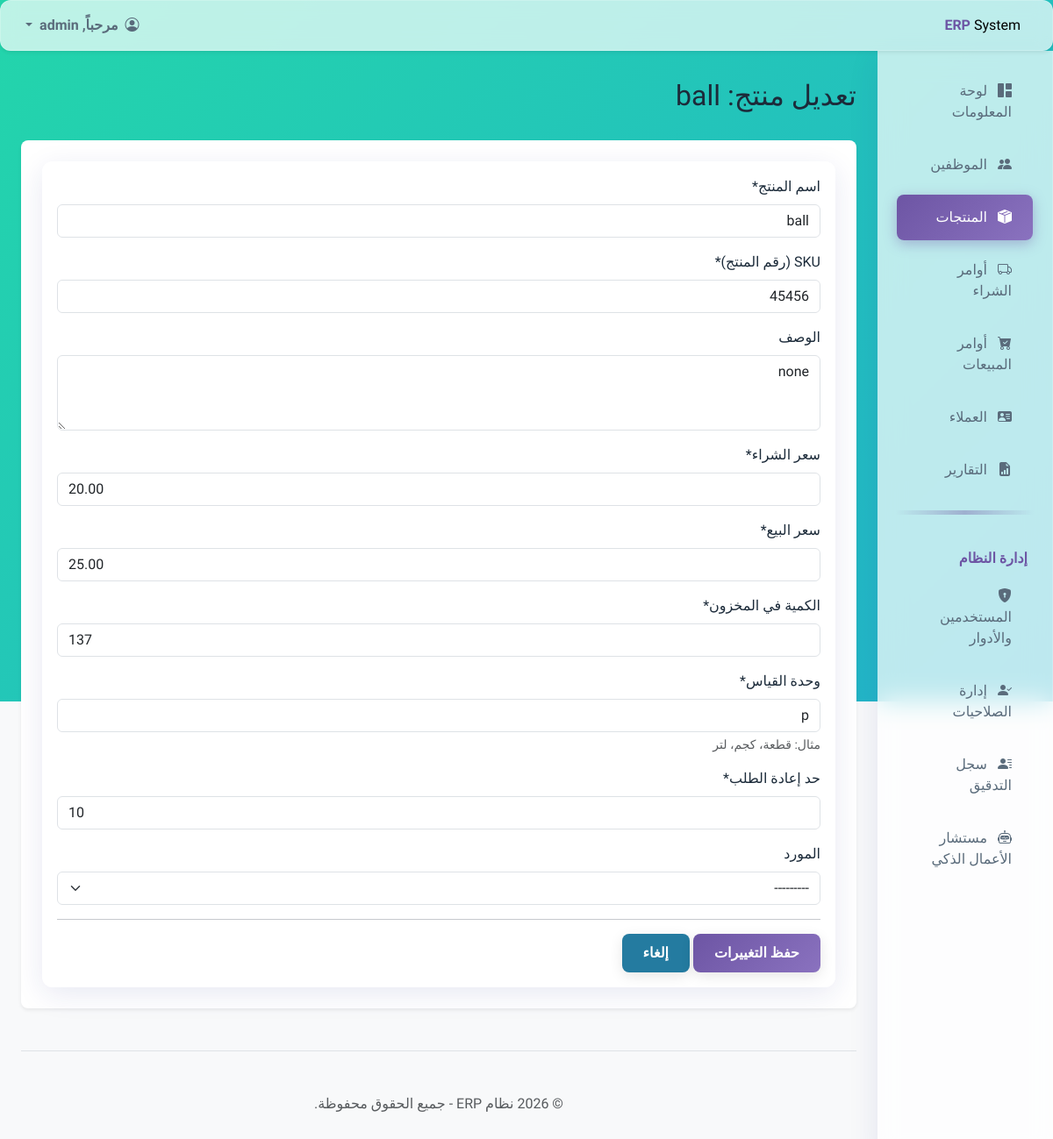
The app's page /products/products/3/edit/ (signed in) with its own data.
### inventory/models.py (models this page shows, shortened)
class Product(models.Model):
    name = models.CharField(max_length=200, unique=True, verbose_name="اسم المنتج")
    description = models.TextField(blank=True, null=True, verbose_name="الوصف")
    sku = models.CharField(max_length=50, unique=True, verbose_name="SKU (رقم المنتج)")
    purchase_price = models.DecimalField(max_digits=10, decimal_places=2, verbose_name="سعر الشراء")
    sale_price = models.DecimalField(max_digits=10, decimal_places=2, verbose_name="سعر البيع")
    quantity_in_stock = models.PositiveIntegerField(default=0, verbose_name="الكمية في المخزون")
    unit_of_measure = models.CharField(max_length=50, verbose_name="وحدة القياس", help_text="مثال: قطعة، كجم، لتر")
    supplier = models.ForeignKey(Supplier, on_delete=models.SET_NULL, null=True, blank=True, verbose_name="المورد")
    reorder_level = models.PositiveIntegerField(default=10, verbose_name="حد إعادة الطلب")
    daily_consumption_rate = models.DecimalField(
        max_digits=10,
        decimal_places=2,
        default=0.00,
        verbose_name="متوسط الاستهلاك اليومي"
    )
    prediction_last_updated = models.DateTimeField(
        null=True,
        blank=True,
        verbose_name="آخر تحديث للتنبؤ"
    )
    history = HistoricalRecords()
    class Meta:
        verbose_name = "المنتج"
        verbose_name_plural = "المنتجات"

class Supplier(models.Model):
    name = models.CharField(max_length=200, unique=True, verbose_name="اسم المورد")
    contact_person = models.CharField(max_length=100, blank=True, null=True, verbose_name="الشخص المسؤول")
    phone_number = models.CharField(max_length=20, blank=True, null=True, verbose_name="رقم الهاتف")
    email = models.EmailField(blank=True, null=True, verbose_name="البريد الإلكتروني")
    address = models.TextField(blank=True, null=True, verbose_name="العنوان")
    def __str__(self):
        return self.name
    class Meta:
        verbose_name = "المورد"
        verbose_name_plural = "الموردين"

### inventory/views.py (the view)
# urls.py: path('<int:pk>/edit/', views.product_update_view, name='product_edit'),
@login_required
@permission_required('inventory.change_product', raise_exception=True)
def product_update_view(request, pk):
    product = get_object_or_404(Product, pk=pk)
    form = ProductForm(request.POST or None, instance=product)
    if form.is_valid():
        form.save()
        return redirect('product_list')
    return render(request, 'inventory/product_form.html', {'form': form, 'product': product})

### inventory/forms.py
class ProductForm(forms.ModelForm):
    class Meta:
        model = Product
        fields = [
            'name',
            'sku',
            'description',
            'purchase_price',
            'sale_price',
            'quantity_in_stock',
            'unit_of_measure',
            'reorder_level',
            'supplier'
        ]
        widgets = {
            'name': forms.TextInput(attrs={'class': 'form-control'}),
            'sku': forms.TextInput(attrs={'class': 'form-control'}),
            'description': forms.Textarea(attrs={'class': 'form-control', 'rows': 3}),
            'purchase_price': forms.NumberInput(attrs={'class': 'form-control'}),
            'sale_price': forms.NumberInput(attrs={'class': 'form-control'}),
            'quantity_in_stock': forms.NumberInput(attrs={'class': 'form-control'}),
            'unit_of_measure': forms.TextInput(attrs={'class': 'form-control'}),
            'reorder_level': forms.NumberInput(attrs={'class': 'form-control'}),
            'supplier': forms.Select(attrs={'class': 'form-select'}), # form-select for dropdowns
        }

### inventory/templates/inventory/product_form.html (shortened to what this page needs)
{% extends "base.html" %}
{% load crispy_forms_tags %}
{% block page_title %}
    {% if form.instance.pk %}
        تعديل منتج: {{ product.name }}
    {% else %}
        إضافة منتج جديد
    {% endif %}
{% endblock %}
{% block content %}
<div class="card">
    <div class="card-body">
        <form method="post">
            {{ form|crispy }}
            <hr>
            <button type="submit" class="btn btn-success">
                {% if form.instance.pk %}حفظ التغييرات{% else %}إضافة منتج{% endif %}
            </button>
            <a href="{% url 'product_list' %}" class="btn btn-secondary">إلغاء</a>
        </form>
    </div>
</div>
{% endblock %}

### templates/base.html (shortened to what this page needs)
{% load static %}
<!doctype html>
<html lang="ar" dir="rtl">
<head>
  <link rel="stylesheet" href="https://cdn.jsdelivr.net/npm/bootstrap@5.3.2/dist/css/bootstrap.rtl.min.css"
>
  <link rel="stylesheet" href="https://cdn.jsdelivr.net/npm/bootstrap-icons@1.11.3/font/bootstrap-icons.min.css">
  <link rel="stylesheet" href="https://cdnjs.cloudflare.com/ajax/libs/animate.css/4.1.1/animate.min.css" />
  <link rel="stylesheet" href="{% static 'css/custom.css' %}?v=1.4">
</head>
<body class="bg-light">
  <header class="navbar navbar-expand-lg navbar-light bg-white sticky-top flex-md-nowrap p-2 shadow-sm">
    <div class="container-fluid">
      <a class="navbar-brand col-md-3 col-lg-2 me-0 px-3 fs-6" href="{% url 'dashboard' %}">
        <strong>ERP</strong> System
      </a>
      <div class="navbar-nav">
        <div class="nav-item dropdown">
          <a class="nav-link dropdown-toggle" href="#" role="button" data-bs-toggle="dropdown" aria-expanded="false">
            <i class="bi bi-person-circle me-1"></i>
            مرحباً, {{ user.username }}
          </a>
        </div>
      </div>
    </div>
  </header>
  <div class="container-fluid">
    <div class="row">
      <nav id="sidebarMenu" class="col-md-3 col-lg-2 d-md-block sidebar collapse">
        <div class="position-sticky pt-3">
          <ul class="nav flex-column">
            <li class="nav-item">
              <a class="nav-link {% if request.resolver_match.url_name == 'dashboard' %}active{% endif %}"
                href="{% url 'dashboard' %}">
                <i class="bi bi-grid-1x2-fill me-2"></i>
                لوحة المعلومات
              </a>
            </li>
            {% if perms.employees.view_employee %}
            <li class="nav-item">
              <a class="nav-link {% if 'employee' in request.resolver_match.url_name %}active{% endif %}"
                href="{% url 'employee_list' %}">
                <i class="bi bi-people-fill me-2"></i>
                الموظفين
              </a>
            </li>
            {% endif %}
            {% if perms.inventory.view_product %}
            <li class="nav-item">
              <a class="nav-link {% if 'product' in request.resolver_match.url_name %}active{% endif %}"
                href="{% url 'product_list' %}">
                <i class="bi bi-box-seam-fill me-2"></i> المنتجات
              </a>
            </li>
            {% endif %}
            {% if perms.inventory.view_purchaseorder %}
            <li class="nav-item">
              <a class="nav-link {% if 'purchase_order' in request.resolver_match.url_name %}active{% endif %}"
                href="{% url 'purchase_order_list' %}">
                <i class="bi bi-truck me-2"></i> أوامر الشراء
              </a>
            </li>
            {% endif %}
            {% if perms.sales.view_salesorder %}
            <li class="nav-item">
              <a class="nav-link {% if 'sales_order' in request.resolver_match.url_name %}active{% endif %}"
                href="{% url 'sales_order_list' %}">
                <i class="bi bi-cart-check-fill me-2"></i> أوامر المبيعات
              </a>
            </li>
            {% endif %}
            {% if perms.sales.view_customer %}
            <li class="nav-item">
              <a class="nav-link {% if 'customer' in request.resolver_match.url_name %}active{% endif %}"
                href="{% url 'customer_list' %}">
                <i class="bi bi-person-vcard-fill me-2"></i> العملاء
              </a>
            </li>
            {% endif %}
            {% if perms.reports.view_report %}
            <li class="nav-item">
              <a class="nav-link {% if 'report' in request.resolver_match.url_name %}active{% endif %}"
                href="{% url 'main_report' %}">
                <i class="bi bi-file-earmark-bar-graph-fill me-2"></i>
                التقارير
              </a>
            </li>
            {% endif %}
            {% if user.is_superuser %}
            <hr>
            <h6 class="sidebar-heading d-flex justify-content-between align-items-center px-3 mt-4 mb-1 text-muted">
              <span>إدارة النظام</span>
            </h6>
            <ul class="nav flex-column mb-2">
              <li class="nav-item">
                <a class="nav-link {% if 'management/users' in request.path %}active{% endif %}"
                  href="{% url 'user_list' %}">
                  <i class="bi bi-shield-lock-fill me-2"></i>
                  المستخدمين والأدوار
                </a>
              </li>
              <li class="nav-item">
                <a class="nav-link {% if 'management/permissions' in request.path %}active{% endif %}"
                  href="{% url 'manage_permissions' %}">
                  <i class="bi bi-person-check-fill me-2"></i>
                  إدارة الصلاحيات
                </a>
              </li>
              <li class="nav-item">
                <a class="nav-link {% if 'management/audit-trail' in request.path %}active{% endif %}"
                  href="{% url 'audit_trail' %}">
                  <i class="bi bi-person-lines-fill me-2"></i>
                  سجل التدقيق
                </a>
              </li>
              <li class="nav-item">
                <a class="nav-link {% if 'management/chatbot' in request.path %}active{% endif %}"
                  href="{% url 'chatbot' %}">
                  <i class="bi bi-robot me-2"></i>
                  مستشار الأعمال الذكي
                </a>
              </li>
            </ul>
            {% endif %}
          </ul>
        </div>
      </nav>
      <main class="col-md-9 ms-sm-auto col-lg-10 px-md-4">
        <div id="messages-container" class="position-sticky top-0" style="z-index: 1050; padding-top: 1rem;">
        </div>
        <div class="pt-3 pb-2 mb-3">
          <div class="d-flex justify-content-between flex-wrap flex-md-nowrap align-items-center">
            <h1 class="h2">{% block page_title %}{% endblock %}</h1>
          </div>
        </div>
        <div class="bg-white p-4 rounded-3 shadow-sm">
          {% block content %}{% endblock %}
        </div>
        <footer class="pt-4 my-md-5 pt-md-5 border-top">
          <div class="text-center text-muted">
            &copy; {% now "Y" %} نظام ERP - جميع الحقوق محفوظة.
          </div>
        </footer>
      </main>
    </div>
  </div>
</body>
</html>

### static/css/custom.css (style rules this page uses)
:root { --color-primary: #6D55A4; --color-secondary: #247BA0; --color-accent: #33D4A8; --color-highlight: #F2A65A; --color-background: #F0F2F5; --color-surface: rgba(255, 255, 255, 0.7); --color-surface-solid: #FFFFFF; --color-text-primary: #1C2B3A; --color-text-secondary: #5A6B7B; --color-border: rgba(0, 0, 0, 0.08); --gradient-primary: linear-gradient(135deg, var(--color-primary), #8A72BF); --gradient-accent: linear-gradient(135deg, var(--color-accent), #50E3C2); }
body::after { content: ''; position: fixed; width: 30px; height: 30px; border-radius: 50%; background: var(--color-accent); opacity: 0.3; pointer-events: none; transform: translate(-50%, -50%); transition: width 0.2s, height 0.2s, opacity 0.2s; z-index: 9999; backdrop-filter: blur(2px); }
* { transition: background-color 0.3s ease, color 0.3s ease, border-color 0.3s ease; }
body { font-family: 'Cairo', sans-serif; background-color: var(--color-background); color: var(--color-text-primary); overflow-x: hidden; }
.card, .navbar, .alert { background: var(--color-surface); backdrop-filter: blur(10px); -webkit-backdrop-filter: blur(10px); border: 1px solid rgba(255, 255, 255, 0.2); border-radius: 12px; box-shadow: 0 8px 32px 0 rgba(31, 38, 135, 0.1); }
.btn { border-radius: 8px; padding: 10px 24px; font-weight: 600; border: none; transition: all 0.2s ease; box-shadow: 0 4px 15px rgba(0, 0, 0, 0.1); color: white; }
.btn-primary, .btn-success { background-image: var(--gradient-primary); }
.btn-secondary, .btn-info { background-color: var(--color-secondary); }
header.navbar { background: var(--color-surface) !important; backdrop-filter: blur(10px); -webkit-backdrop-filter: blur(10px); border-bottom: 1px solid rgba(255, 255, 255, 0.2); box-shadow: 0 8px 32px 0 rgba(31, 38, 135, 0.1); position: sticky; top: 0; z-index: 1020; }
.navbar-brand strong { color: var(--color-primary); }
.sidebar { background: var(--color-surface); backdrop-filter: blur(15px); -webkit-backdrop-filter: blur(15px); border-right: 1px solid rgba(255, 255, 255, 0.2); box-shadow: 0 8px 32px 0 rgba(31, 38, 135, 0.1); }
.sidebar .nav-link { color: var(--color-text-secondary); padding: 14px 24px; font-weight: 500; border-radius: 8px; margin: 4px 10px; position: relative; overflow: hidden; }
.sidebar .nav-link:before { content: ''; position: absolute; top: 0; left: -100%; width: 100%; height: 100%; background: var(--gradient-primary); transition: left 0.4s ease; z-index: -1; }
.sidebar .nav-link.active { color: white; background-image: var(--gradient-primary); box-shadow: 0 4px 15px rgba(109, 85, 164, 0.4); }
.sidebar .sidebar-heading { color: var(--color-primary) !important; font-weight: 700; text-transform: uppercase; }
.sidebar hr { height: 5px; border: none; background-image: linear-gradient(to right, transparent, rgb(66, 3, 115), transparent); margin: 1rem 0.5rem; }
.card, .card p, .card span, .card small, .card td, .card li { color: var(--color-text-primary); font-weight: 500; }
.navbar .nav-link { color: var(--color-text-secondary); font-weight: 600; padding: 0.5rem 1rem; border-radius: 8px; transition: background-color 0.2s ease; }
.card { position: relative; overflow: hidden; }
.card::before { content: ''; position: absolute; width: 200px; height: 200px; background: radial-gradient(circle, var(--color-accent) 0%, rgba(255, 255, 255, 0) 70%); border-radius: 50%; left: var(--mouse-x); top: var(--mouse-y); transform: translate(-50%, -50%); opacity: 0; transition: opacity 0.3s ease; pointer-events: none; }

### records on screen
Product: name "ball", sku "45456", description "none", purchase_price "20.00", sale_price "25.00", quantity_in_stock "137", unit_of_measure "p", reorder_level "10", supplier "---------"

### other values on screen
{{ user.username }} "admin"
